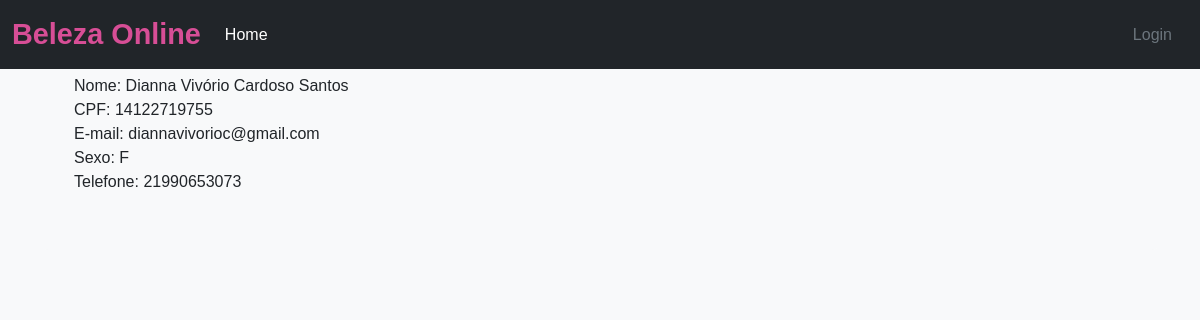
The page /cliente/1/ on the database its author committed.
### app/models.py (models this page shows, shortened)
class Cliente(models.Model):
    nome = models.CharField(max_length=100)
    cpf = models.CharField(max_length=14)
    email = models.EmailField()
    sexo = models.CharField(max_length=1)
    telefone = models.CharField(max_length=20)
    user = models.OneToOneField(User, on_delete=models.CASCADE, null=True, blank=True)  # Permite que 'user' seja nulo

### app/views.py (the view)
# urls.py: path('cliente/<int:id>/', views.detalhar_cliente, name='detalhar_cliente'),
def detalhar_cliente(request, id):
    cliente = get_object_or_404(Cliente, pk=id)
    return render(request, 'app/detalhar_cliente.html', {'cliente':cliente})

### app/templates/app/detalhar_cliente.html
{% extends 'app/base_app.html' %}
{% block content %}
        <h3>Cliente</h3>
        Nome: {{ cliente.nome }}<br/>
        CPF: {{ cliente.cpf }}<br/>
        E-mail: {{ cliente.email }}<br/>
        Sexo: {{ cliente.sexo }}<br/>
        Telefone: {{ cliente.telefone }}<br/>
        <br/>
{% endblock %}

### app/templates/app/base_app.html (style rules this page uses)
body { font-family: 'Arial', sans-serif; background-color: #f8f9fa; }

### rows shown on the page
Cliente: nome "Dianna Vivório Cardoso Santos", cpf "14122719755", email "diannavivorioc@gmail.com", sexo "F", telefone "21990653073"
